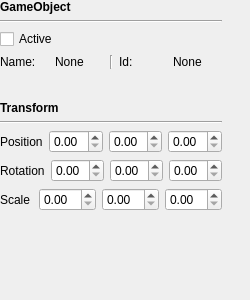
<?xml version="1.0" encoding="UTF-8"?>
<ui version="4.0">
 <class>Inspector</class>
 <widget class="QWidget" name="Inspector">
  <property name="geometry">
   <rect>
    <x>0</x>
    <y>0</y>
    <width>250</width>
    <height>300</height>
   </rect>
  </property>
  <property name="minimumSize">
   <size>
    <width>250</width>
    <height>0</height>
   </size>
  </property>
  <property name="maximumSize">
   <size>
    <width>250</width>
    <height>16777215</height>
   </size>
  </property>
  <property name="windowTitle">
   <string>Form</string>
  </property>
  <widget class="QWidget" name="verticalLayoutWidget">
   <property name="geometry">
    <rect>
     <x>0</x>
     <y>0</y>
     <width>222</width>
     <height>311</height>
    </rect>
   </property>
   <layout class="QVBoxLayout" name="verticalLayout">
    <item>
     <widget class="QLabel" name="label_5">
      <property name="font">
       <font>
        <weight>75</weight>
        <bold>true</bold>
       </font>
      </property>
      <property name="text">
       <string>GameObject</string>
      </property>
     </widget>
    </item>
    <item>
     <widget class="Line" name="line_4">
      <property name="orientation">
       <enum>Qt::Horizontal</enum>
      </property>
     </widget>
    </item>
    <item>
     <widget class="QCheckBox" name="activeBox">
      <property name="text">
       <string>Active</string>
      </property>
     </widget>
    </item>
    <item>
     <layout class="QHBoxLayout" name="horizontalLayout_4">
      <item>
       <widget class="QLabel" name="label_6">
        <property name="text">
         <string>Name:</string>
        </property>
       </widget>
      </item>
      <item>
       <widget class="QLabel" name="goNameLabel">
        <property name="text">
         <string>None</string>
        </property>
       </widget>
      </item>
      <item>
       <widget class="Line" name="line_3">
        <property name="orientation">
         <enum>Qt::Vertical</enum>
        </property>
       </widget>
      </item>
      <item>
       <widget class="QLabel" name="label_8">
        <property name="text">
         <string>Id:</string>
        </property>
       </widget>
      </item>
      <item>
       <widget class="QLabel" name="goIdLabel">
        <property name="text">
         <string>None</string>
        </property>
       </widget>
      </item>
     </layout>
    </item>
    <item>
     <widget class="Line" name="line">
      <property name="minimumSize">
       <size>
        <width>0</width>
        <height>20</height>
       </size>
      </property>
      <property name="lineWidth">
       <number>0</number>
      </property>
      <property name="orientation">
       <enum>Qt::Horizontal</enum>
      </property>
     </widget>
    </item>
    <item>
     <widget class="QLabel" name="label">
      <property name="font">
       <font>
        <weight>75</weight>
        <bold>true</bold>
       </font>
      </property>
      <property name="text">
       <string>Transform</string>
      </property>
      <property name="margin">
       <number>0</number>
      </property>
     </widget>
    </item>
    <item>
     <widget class="Line" name="line_2">
      <property name="orientation">
       <enum>Qt::Horizontal</enum>
      </property>
     </widget>
    </item>
    <item>
     <layout class="QHBoxLayout" name="horizontalLayout">
      <item>
       <widget class="QLabel" name="label_2">
        <property name="text">
         <string>Position</string>
        </property>
       </widget>
      </item>
      <item>
       <widget class="QDoubleSpinBox" name="positionX"/>
      </item>
      <item>
       <widget class="QDoubleSpinBox" name="positionY"/>
      </item>
      <item>
       <widget class="QDoubleSpinBox" name="positionZ"/>
      </item>
     </layout>
    </item>
    <item>
     <layout class="QHBoxLayout" name="horizontalLayout_2">
      <item>
       <widget class="QLabel" name="label_3">
        <property name="text">
         <string>Rotation</string>
        </property>
       </widget>
      </item>
      <item>
       <widget class="QDoubleSpinBox" name="rotationX"/>
      </item>
      <item>
       <widget class="QDoubleSpinBox" name="rotationY"/>
      </item>
      <item>
       <widget class="QDoubleSpinBox" name="rotationZ"/>
      </item>
     </layout>
    </item>
    <item>
     <layout class="QHBoxLayout" name="horizontalLayout_3">
      <item>
       <widget class="QLabel" name="label_4">
        <property name="text">
         <string>Scale</string>
        </property>
       </widget>
      </item>
      <item>
       <widget class="QDoubleSpinBox" name="scaleX"/>
      </item>
      <item>
       <widget class="QDoubleSpinBox" name="scaleY"/>
      </item>
      <item>
       <widget class="QDoubleSpinBox" name="scaleZ"/>
      </item>
     </layout>
    </item>
    <item>
     <spacer name="verticalSpacer">
      <property name="orientation">
       <enum>Qt::Vertical</enum>
      </property>
      <property name="sizeHint" stdset="0">
       <size>
        <width>20</width>
        <height>40</height>
       </size>
      </property>
     </spacer>
    </item>
   </layout>
  </widget>
 </widget>
 <resources/>
 <connections/>
</ui>
